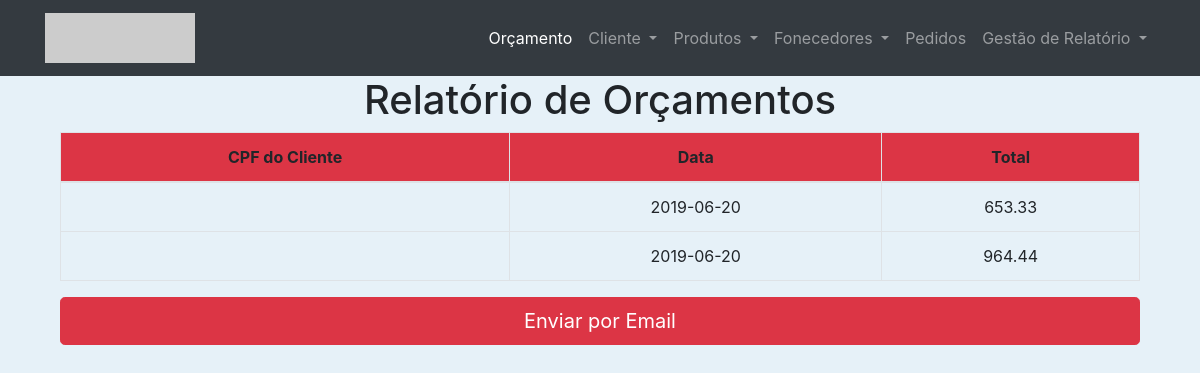
The page /relatorio/ on the database as committed earlier.
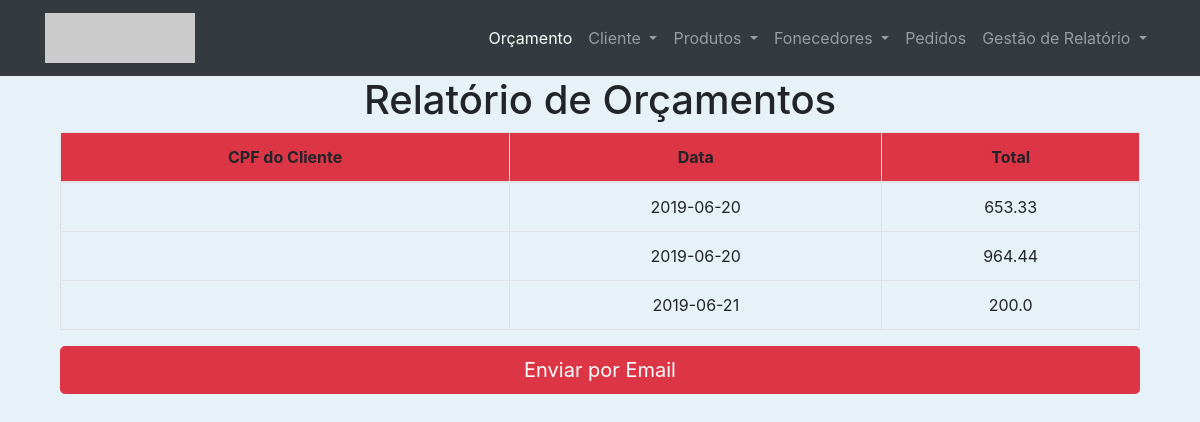
The same page on the database as committed later.
### app/models/tables.py (models this page shows, shortened)
class Orcamento(db.Model):
    __tablename__ = "Orcamento"
    id = db.Column(db.Integer, primary_key=True)
    preco = db.Column(db.Float(120), nullable=False)
    data = db.Column(db.Date)
    prazoEntrega = db.Column(db.Integer)
    def getAllorcamento():
        orcamento = Orcamento.query.all()
        return orcamento

### app/controllers/Router.py (the view, shortened to what this page needs)
@app.route("/relatorio/<lista>",methods=["GET","POST"])
@app.route("/relatorio/",methods=["GET","POST"],defaults={"lista":None})
def relatorio(lista):
    print("entrou no relatorio")
    with sqlite3.connect('storage.db') as conn:
        try:
            cur = conn.cursor()
        except:
            flash("Erro ao gerar relatório")
            return redirect(url_for('RelatorioPesquisar'))
    print("não veio post")
    return render_template("RelatorioOrcamento.html", orcament = tables.Orcamento.getAllorcamento())

### app/templates/RelatorioOrcamento.html (shortened to what this page needs)
{% extends "baseNavbar.html" %}
{% block content %}
<head>
  </head>
<div class="container  text-center">
        <h1> Relatório de Orçamentos </h1>
<table class="table table-bordered table-hover">
    <thead>
        <tr class="bg-danger">
            <td><b>CPF do Cliente</b></td>
            <td><b>Data</b></td>
            <td><b>Total</b></td>
        </tr>
    </thead>
    {% for orcamentos in orcament %}
    <tr>
        <td>{{ orcamentos.cliente_cpf }}</td>
        <td>{{ orcamentos.data }}</td>
        <td>{{ orcamentos.preco }}</td>
    </tr>
    {% endfor %}
</table>
      <a href="#" class="btn btn-danger btn-lg btn-block" role="button" aria-pressed="true">Enviar por Email</a>
{% endblock %}

### app/templates/baseNavbar.html (shortened to what this page needs)
<!doctype html>
<html lang="pt-br">
  <head>
    <link rel="stylesheet" href="https://stackpath.bootstrapcdn.com/bootstrap/4.1.3/css/bootstrap.min.css">
    <link rel="stylesheet" href="{{ url_for('static', filename = 'Style.css') }}">
    </head>
  <body>
  <nav class="navbar navbar-expand-lg navbar-dark bg-dark static-top">
  <div class="container">
    <a class="navbar-brand" href="#">
          <img src="http://placehold.it/150x50?text=Logo" alt="">
        </a>
    <div class="collapse navbar-collapse" id="navbarResponsive">
      <ul class="navbar-nav ml-auto">
      <li class="nav-item active">
          <a class="nav-link" href="../../orcamento/">Orçamento
              </a>
        </li>
        <li class="nav-item dropdown">
          <a class="nav-link dropdown-toggle" href="#" id="navbarDropdown" role="button" data-toggle="dropdown" aria-haspopup="reue" aria-expanded="false">
              Cliente
          </a>
        </li>
        <li class="nav-item dropdown">
          <a class="nav-link dropdown-toggle" href="#" id="navbarDropdown" role="button" data-toggle="dropdown" aria-haspopup="true" aria-expanded="false">
              Produtos
          </a>
        <li class="nav-item dropdown">
            <a class="nav-link dropdown-toggle" href="#" id="navbarDropdown" role="button" data-toggle="dropdown" aria-haspopup="true" aria-expanded="false">
              Fonecedores
            </a>
          </li>
        <li class="nav-item">
          <a class="nav-link" href="../../Pedido/">Pedidos <span class="sr-only">(current)</span></a>
        </li>
        <li class="nav-item dropdown">
            <a class="nav-link dropdown-toggle" href="#" id="navbarDropdown" role="button" data-toggle="dropdown" aria-haspopup="true" aria-expanded="false">
              Gestão de Relatório
            </a>
          </li>
      </ul>
    </div>
  </div>
</nav>
  <div class="container">
      <div class="row justify-content-center">
          <div class="col-md-12">
    {% block content %}
    {% endblock %}
           </div>
        </div>
   </div>
</div>
  </body>
</html>

### app/static/Style.css (style rules this page uses)
body { background-color: #e6f1f8; }

Rows that differ between the two databases and show on the page:
added Orcamento: data "2019-06-21", preco "200.0"
